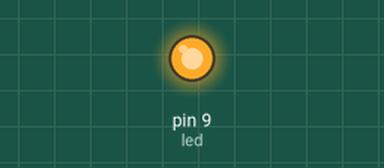
Recording of a sketch running on a simulated Arduino Uno, built with avr-gcc and run on an emulated ATmega328P. Shown: output pins drawn as LEDs (lit = HIGH).

Above: at 0.1 s.
At 1.6 s:
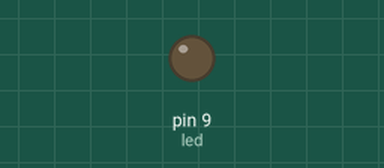
Timing chart, 0 to 3.1 s (numbered marks = the images above):
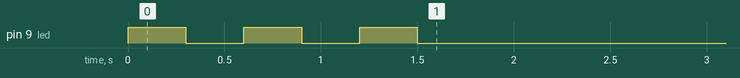

The sketch:

001_Array_de_8_LEDs_ex._6_1.ino
```cpp
const int led = 9;


void setup() {
  pinMode(led, OUTPUT);
  digitalWrite(led, 1);
  delay(300);
  digitalWrite(led, 0);
  delay(300);
  digitalWrite(led, 1);
  delay(300);
   digitalWrite(led, 0);
  delay(300);
  digitalWrite(led, 1);
  delay(300);
   digitalWrite(led, 0);
  delay(300);

}

void loop() {
  // put your main code here, to run repeatedly:

}
```
